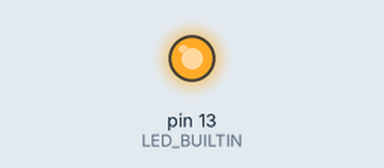
Simulated run of this sketch. Board: Arduino Uno, built with avr-gcc and run on an emulated ATmega328P. Shown: output pins drawn as LEDs (lit = HIGH).

Above: at 2.5 s.
At 9.0 s:
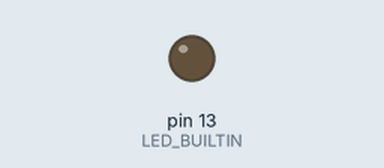
Timing chart, 0 to 16.9 s (numbered marks = the images above):
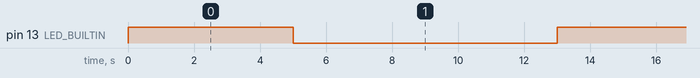

Measured:
- by itself, pin 13 (LED_BUILTIN): alternates HIGH for 5.0 s and LOW for 8.0 s

The sketch:

percobaan3.2.ino
```cpp
#include <LowPower.h>

void setup() {
  Serial.begin(9600);
  pinMode(LED_BUILTIN, OUTPUT);
}

void loop() {
  digitalWrite(LED_BUILTIN, HIGH);
  delay(5000);
  digitalWrite(LED_BUILTIN, LOW);
  LowPower.powerDown(SLEEP_8S, ADC_OFF, BOD_OFF);
}
```
